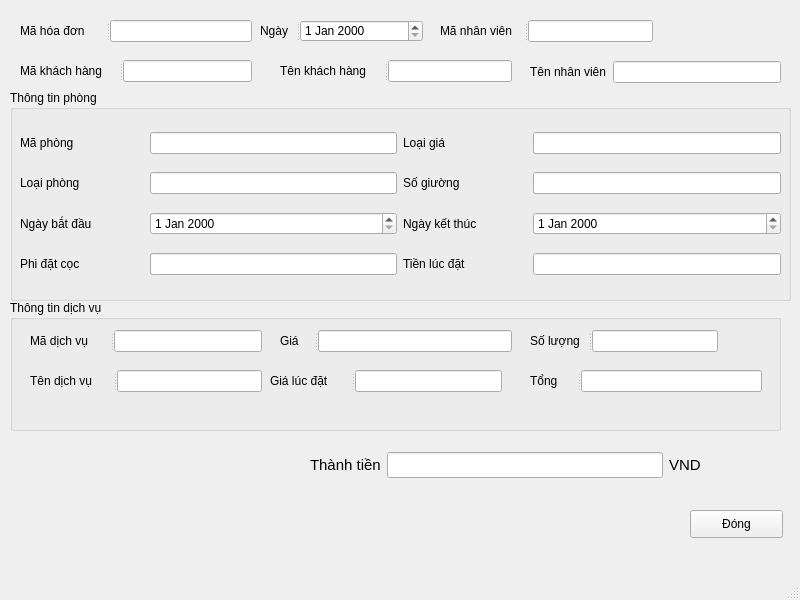
<?xml version="1.0" encoding="UTF-8"?>
<ui version="4.0">
 <class>MainWindow</class>
 <widget class="QMainWindow" name="MainWindow">
  <property name="geometry">
   <rect>
    <x>0</x>
    <y>0</y>
    <width>800</width>
    <height>600</height>
   </rect>
  </property>
  <property name="windowTitle">
   <string>MainWindow</string>
  </property>
  <widget class="QWidget" name="centralwidget">
   <widget class="QPushButton" name="pushButton">
    <property name="geometry">
     <rect>
      <x>690</x>
      <y>510</y>
      <width>93</width>
      <height>28</height>
     </rect>
    </property>
    <property name="text">
     <string>Đóng</string>
    </property>
   </widget>
   <widget class="QSplitter" name="splitter_2">
    <property name="geometry">
     <rect>
      <x>20</x>
      <y>60</y>
      <width>232</width>
      <height>22</height>
     </rect>
    </property>
    <property name="orientation">
     <enum>Qt::Horizontal</enum>
    </property>
    <widget class="QLabel" name="label_3">
     <property name="text">
      <string>Mã khách hàng</string>
     </property>
    </widget>
    <widget class="QLineEdit" name="MaKhach"/>
   </widget>
   <widget class="QSplitter" name="splitter_3">
    <property name="geometry">
     <rect>
      <x>20</x>
      <y>20</y>
      <width>232</width>
      <height>22</height>
     </rect>
    </property>
    <property name="orientation">
     <enum>Qt::Horizontal</enum>
    </property>
    <widget class="QLabel" name="label_4">
     <property name="text">
      <string>Mã hóa đơn</string>
     </property>
    </widget>
    <widget class="QLineEdit" name="MaHD"/>
   </widget>
   <widget class="QSplitter" name="splitter_9">
    <property name="geometry">
     <rect>
      <x>260</x>
      <y>20</y>
      <width>163</width>
      <height>22</height>
     </rect>
    </property>
    <property name="orientation">
     <enum>Qt::Horizontal</enum>
    </property>
    <widget class="QLabel" name="label_11">
     <property name="text">
      <string>Ngày</string>
     </property>
    </widget>
    <widget class="QDateEdit" name="billDate"/>
   </widget>
   <widget class="QGroupBox" name="groupBox">
    <property name="geometry">
     <rect>
      <x>10</x>
      <y>90</y>
      <width>781</width>
      <height>211</height>
     </rect>
    </property>
    <property name="title">
     <string>Thông tin phòng</string>
    </property>
    <widget class="QWidget" name="">
     <property name="geometry">
      <rect>
       <x>10</x>
       <y>30</y>
       <width>761</width>
       <height>171</height>
      </rect>
     </property>
     <layout class="QGridLayout" name="gridLayout">
      <item row="3" column="0">
       <widget class="QLabel" name="label_8">
        <property name="text">
         <string>Phi đặt cọc</string>
        </property>
       </widget>
      </item>
      <item row="0" column="4">
       <widget class="QLabel" name="label_18">
        <property name="text">
         <string>Loại giá</string>
        </property>
        <property name="alignment">
         <set>Qt::AlignLeading|Qt::AlignLeft|Qt::AlignVCenter</set>
        </property>
       </widget>
      </item>
      <item row="3" column="5" colspan="2">
       <widget class="QLineEdit" name="phiDacCoc_2"/>
      </item>
      <item row="2" column="4">
       <widget class="QLabel" name="label_7">
        <property name="text">
         <string>Ngày kết thúc</string>
        </property>
        <property name="alignment">
         <set>Qt::AlignLeading|Qt::AlignLeft|Qt::AlignVCenter</set>
        </property>
       </widget>
      </item>
      <item row="0" column="0">
       <widget class="QLabel" name="label_5">
        <property name="text">
         <string>Mã phòng</string>
        </property>
       </widget>
      </item>
      <item row="1" column="0">
       <widget class="QLabel" name="label_14">
        <property name="text">
         <string>Loại phòng</string>
        </property>
       </widget>
      </item>
      <item row="1" column="5" colspan="2">
       <widget class="QLineEdit" name="MaPhong_6"/>
      </item>
      <item row="2" column="0">
       <widget class="QLabel" name="label_6">
        <property name="text">
         <string>Ngày bắt đầu</string>
        </property>
       </widget>
      </item>
      <item row="3" column="4">
       <widget class="QLabel" name="label_9">
        <property name="text">
         <string>Tiền lúc đặt</string>
        </property>
        <property name="alignment">
         <set>Qt::AlignLeading|Qt::AlignLeft|Qt::AlignVCenter</set>
        </property>
       </widget>
      </item>
      <item row="1" column="4">
       <widget class="QLabel" name="label_17">
        <property name="text">
         <string>Số giường</string>
        </property>
        <property name="alignment">
         <set>Qt::AlignLeading|Qt::AlignLeft|Qt::AlignVCenter</set>
        </property>
       </widget>
      </item>
      <item row="2" column="5" colspan="2">
       <widget class="QDateEdit" name="endDate"/>
      </item>
      <item row="0" column="5" colspan="2">
       <widget class="QLineEdit" name="MaPhong_7"/>
      </item>
      <item row="0" column="1" colspan="2">
       <widget class="QLineEdit" name="MaPhong"/>
      </item>
      <item row="1" column="1" colspan="2">
       <widget class="QLineEdit" name="MaPhong_3"/>
      </item>
      <item row="2" column="1" colspan="2">
       <widget class="QDateEdit" name="startDate"/>
      </item>
      <item row="3" column="1" colspan="2">
       <widget class="QLineEdit" name="phiDacCoc"/>
      </item>
     </layout>
    </widget>
   </widget>
   <widget class="QGroupBox" name="groupBox_2">
    <property name="geometry">
     <rect>
      <x>10</x>
      <y>300</y>
      <width>771</width>
      <height>131</height>
     </rect>
    </property>
    <property name="title">
     <string>Thông tin dịch vụ</string>
    </property>
    <widget class="QSplitter" name="splitter_4">
     <property name="geometry">
      <rect>
       <x>20</x>
       <y>30</y>
       <width>232</width>
       <height>22</height>
      </rect>
     </property>
     <property name="orientation">
      <enum>Qt::Horizontal</enum>
     </property>
     <widget class="QLabel" name="label_12">
      <property name="text">
       <string>Mã dịch vụ</string>
      </property>
     </widget>
     <widget class="QLineEdit" name="MaDV"/>
    </widget>
    <widget class="QSplitter" name="splitter_5">
     <property name="geometry">
      <rect>
       <x>20</x>
       <y>70</y>
       <width>232</width>
       <height>22</height>
      </rect>
     </property>
     <property name="orientation">
      <enum>Qt::Horizontal</enum>
     </property>
     <widget class="QLabel" name="label_13">
      <property name="text">
       <string>Tên dịch vụ</string>
      </property>
     </widget>
     <widget class="QLineEdit" name="TenDV"/>
    </widget>
    <widget class="QSplitter" name="splitter_6">
     <property name="geometry">
      <rect>
       <x>260</x>
       <y>70</y>
       <width>232</width>
       <height>22</height>
      </rect>
     </property>
     <property name="orientation">
      <enum>Qt::Horizontal</enum>
     </property>
     <widget class="QLabel" name="label_26">
      <property name="text">
       <string>Giá lúc đặt</string>
      </property>
     </widget>
     <widget class="QLineEdit" name="GiaDVLucDac"/>
    </widget>
    <widget class="QSplitter" name="splitter_7">
     <property name="geometry">
      <rect>
       <x>270</x>
       <y>30</y>
       <width>232</width>
       <height>22</height>
      </rect>
     </property>
     <property name="orientation">
      <enum>Qt::Horizontal</enum>
     </property>
     <widget class="QLabel" name="label_27">
      <property name="text">
       <string>Giá</string>
      </property>
     </widget>
     <widget class="QLineEdit" name="MaDV_2"/>
    </widget>
    <widget class="QSplitter" name="splitter_13">
     <property name="geometry">
      <rect>
       <x>520</x>
       <y>70</y>
       <width>232</width>
       <height>22</height>
      </rect>
     </property>
     <property name="orientation">
      <enum>Qt::Horizontal</enum>
     </property>
     <widget class="QLabel" name="label_32">
      <property name="text">
       <string>Tổng</string>
      </property>
     </widget>
     <widget class="QLineEdit" name="TongDV"/>
    </widget>
    <widget class="QSplitter" name="splitter_14">
     <property name="geometry">
      <rect>
       <x>520</x>
       <y>30</y>
       <width>188</width>
       <height>22</height>
      </rect>
     </property>
     <property name="orientation">
      <enum>Qt::Horizontal</enum>
     </property>
     <widget class="QLabel" name="label_33">
      <property name="text">
       <string>Số lượng</string>
      </property>
     </widget>
     <widget class="QLineEdit" name="MaDV_5"/>
    </widget>
   </widget>
   <widget class="QSplitter" name="splitter_15">
    <property name="geometry">
     <rect>
      <x>440</x>
      <y>20</y>
      <width>213</width>
      <height>22</height>
     </rect>
    </property>
    <property name="orientation">
     <enum>Qt::Horizontal</enum>
    </property>
    <widget class="QLabel" name="label_37">
     <property name="text">
      <string>Mã nhân viên</string>
     </property>
    </widget>
    <widget class="QLineEdit" name="MaHD_4"/>
   </widget>
   <widget class="QSplitter" name="splitter">
    <property name="geometry">
     <rect>
      <x>280</x>
      <y>60</y>
      <width>232</width>
      <height>22</height>
     </rect>
    </property>
    <property name="orientation">
     <enum>Qt::Horizontal</enum>
    </property>
    <widget class="QLabel" name="label">
     <property name="text">
      <string>Tên khách hàng </string>
     </property>
    </widget>
    <widget class="QLineEdit" name="TenKhach"/>
   </widget>
   <widget class="QWidget" name="">
    <property name="geometry">
     <rect>
      <x>530</x>
      <y>60</y>
      <width>251</width>
      <height>24</height>
     </rect>
    </property>
    <layout class="QHBoxLayout" name="horizontalLayout">
     <item>
      <widget class="QLabel" name="label_38">
       <property name="text">
        <string>Tên nhân viên</string>
       </property>
      </widget>
     </item>
     <item>
      <widget class="QLineEdit" name="MaHD_5"/>
     </item>
    </layout>
   </widget>
   <widget class="QWidget" name="">
    <property name="geometry">
     <rect>
      <x>310</x>
      <y>450</y>
      <width>391</width>
      <height>30</height>
     </rect>
    </property>
    <layout class="QHBoxLayout" name="horizontalLayout_2">
     <item>
      <widget class="QLabel" name="label_2">
       <property name="font">
        <font>
         <pointsize>11</pointsize>
        </font>
       </property>
       <property name="text">
        <string>Thành tiền</string>
       </property>
      </widget>
     </item>
     <item>
      <widget class="QLineEdit" name="TongBill">
       <property name="font">
        <font>
         <pointsize>11</pointsize>
        </font>
       </property>
      </widget>
     </item>
     <item>
      <widget class="QLabel" name="label_39">
       <property name="font">
        <font>
         <pointsize>11</pointsize>
        </font>
       </property>
       <property name="text">
        <string>VND</string>
       </property>
      </widget>
     </item>
    </layout>
   </widget>
  </widget>
  <widget class="QMenuBar" name="menubar">
   <property name="geometry">
    <rect>
     <x>0</x>
     <y>0</y>
     <width>800</width>
     <height>26</height>
    </rect>
   </property>
  </widget>
  <widget class="QStatusBar" name="statusbar"/>
 </widget>
 <resources/>
 <connections/>
</ui>
